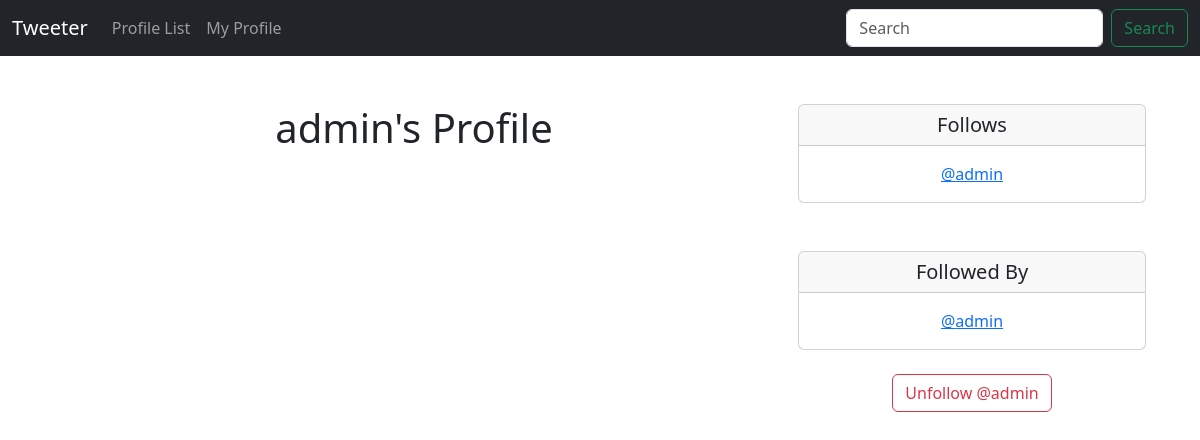
The page /profile/1 (signed in) on the database as committed earlier.
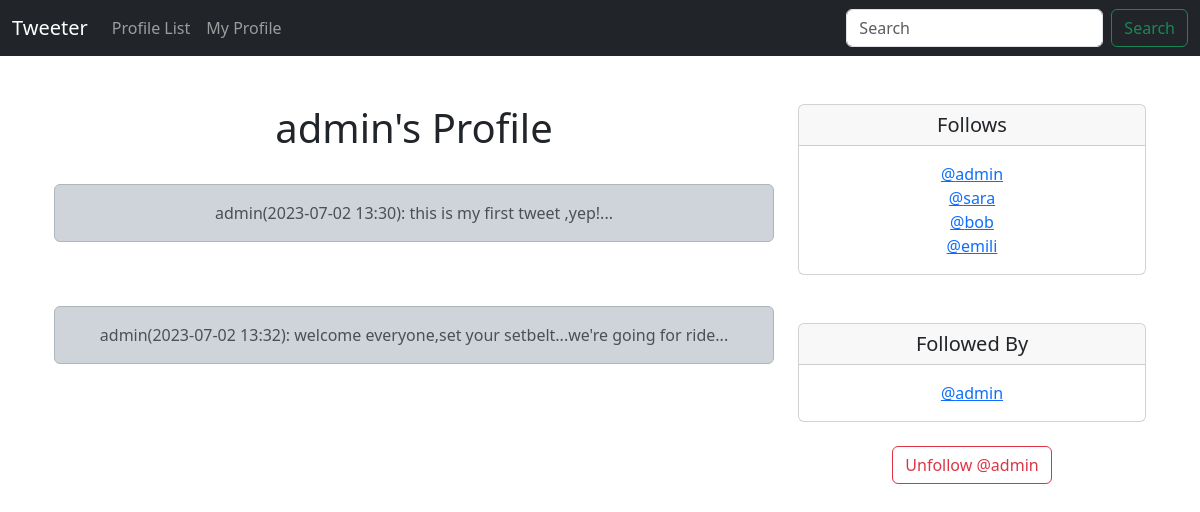
The same page on the database as committed later.
### tweeter/models.py (models this page shows)
class Profile(models.Model):
    user = models.OneToOneField(User, on_delete=models.CASCADE)
    follows = models.ManyToManyField("self",
        related_name="followed_by",
        symmetrical=False,
        blank=True)
    date_modified = models.DateTimeField(User, auto_now=True)
    def __str__(self) -> str:
        return self.user.username

class tweet(models.Model):
    user = models.ForeignKey(
        User, related_name="tweet",
        on_delete=models.DO_NOTHING
        )
    body = models.CharField(max_length=200)
    created_at = models.DateTimeField(auto_now_add=True)
    def __str__(self) -> str:
        return(
            f"{self.user}"
            f"({self.created_at:%Y-%m-%d %H:%M}): "
            f"{self.body}..."
        )

### tweeter/views.py (the view, shortened to what this page needs)
# urls.py: path('profile/<int:pk>', views.profile, name='profile'),
def profile(request, pk):
    if request.user.is_authenticated:
        profile = Profile.objects.get(user_id=pk)
        tweets = tweet.objects.filter(user_id=pk).order_by("created_at")
        return render(request, "profile.html", {"profile":profile, "tweets":tweets})
    else:
        messages.success(request, ("You must be logged in to view this page... "))
        return redirect('home')

### tweeter/templates/profile.html (shortened to what this page needs)
{% extends 'base.html' %}
{% block content %}
{% if profile %}
    <div class="container text-center">
        <div class="row">
            <div class="col-8">
                <h1>{{ profile.user.username}}'s Profile </h1>
                <br/>
                {% if tweets %}
                    {% for tweet in tweets %}
                        <div class="alert alert-dark" role="alert">
                        {{ tweet }}
                        </div><br/><br/>
                    {% endfor %}
                {% endif %}
            </div>
            <div class="col-4">
                <div class="card">
                    <h5 class="card-header">Follows</h5>
                    <div class="card-body">
                      <p class="card-text">
                        {% for following in profile.follows.all %}
                    <a href="{% url 'profile' following.user.id %}">
                        @{{ following }}</a><br/>
                {% endfor %}
                      </p>
                    </div>
                  </div>
                <br/><br/>
                <div class="card">
                    <h5 class="card-header">Followed By</h5>
                    <div class="card-body">
                      <p class="card-text">
                        {% for following in profile.followed_by.all  %}
                    <a href="{% url 'profile' following.user.id %}">
                        @{{ following }}</a><br/>
                    {% endfor %}
                      </p>
                    </div>
                  </div>
                  <br/>
          <form method=POST>
            {% if profile in user.profile.follows.all %}
                <button class="btn btn-outline-danger" name="follow"
                value="unfollow" type="submit">
                   Unfollow @{{profile.user.username|lower}}
                </button>
            {% else %}
                <button class="btn btn-outline-success" name="follow"
                value="follow" type="submit">
                Follow @{{profile.user.username|lower}}
                </button>
            {% endif %}
          </form>
          <br/>
            </div>
        </div>
    </div>
{% endif %}
{% endblock %}

Rows that differ between the two databases and show on the page:
added tweet: user+created_at+body "admin(2023-07-02 13:30): this is my first tweet ,yep!..."
added tweet: user+created_at+body "admin(2023-07-02 13:32): welcome everyone,set your setbelt...we're going for ride..."
now on this page (row unchanged): Profile: user.username "sara", shown under "Follows"
now on this page (row unchanged): Profile: user.username "bob", shown under "Follows"
now on this page (row unchanged): Profile: user.username "emili", shown under "Follows"
